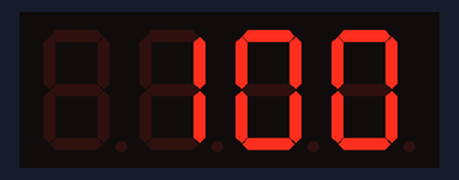
Simulated run of this sketch. Board: Arduino Uno, built with avr-gcc and run on an emulated ATmega328P. Parts: 4-digit seven-segment display.

Above: at 0.1 s.
At 4.7 s:
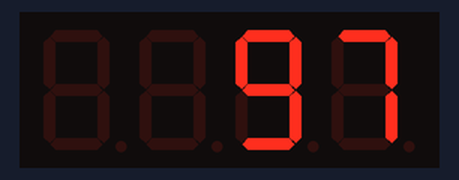
At 9.2 s:
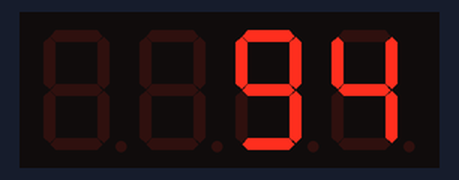
At 18.4 s:
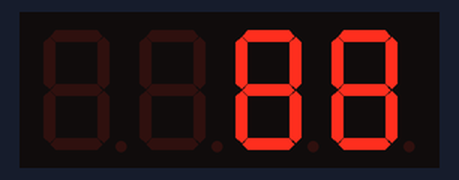
At 27.6 s:
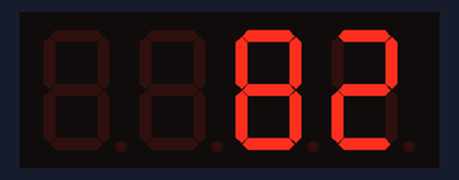
At 38.2 s:
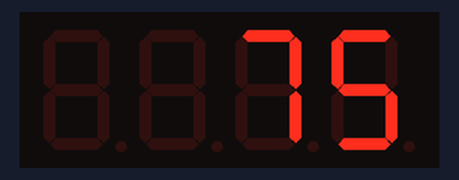

Measured:
- what the display in image 1 shows lasts 1.6 s, from 4.6 s to 6.2 s
- what the display in image 2 shows lasts 1.5 s, from 9.2 s to 10.7 s

The sketch:

countdown.ino
```cpp
#include "SevSeg.h"
SevSeg sevseg; //Initiate a seven segment controller object

int count2display;
int skip;
const int SKIP_WINDOW = 4000;
const int INIT_CNTDOWN = 100;
void setup() {
    byte numDigits = 4;
    byte digitPins[] = {1, 2, 3, 4};
    byte segmentPins[] = {5, 6, 7, 8, 9, 10, 11, 12};
    bool resistorsOnSegments = 0;
    // variable above indicates that 4 resistors were placed on the digit pins.
    // set variable to 1 if you want to use 8 resistors on the segment pins.
    sevseg.begin(COMMON_CATHODE, numDigits, digitPins, segmentPins, resistorsOnSegments);
    sevseg.setBrightness(100);

    count2display = INIT_CNTDOWN;
    skip = SKIP_WINDOW;
}
void loop()
{
  if (skip==0){
    count2display--;
    if (count2display==0)
      count2display = INIT_CNTDOWN;
    skip = SKIP_WINDOW;
  }
  sevseg.setNumber(count2display);
  sevseg.refreshDisplay(); // Must run repeatedly
  skip--;
}
```
